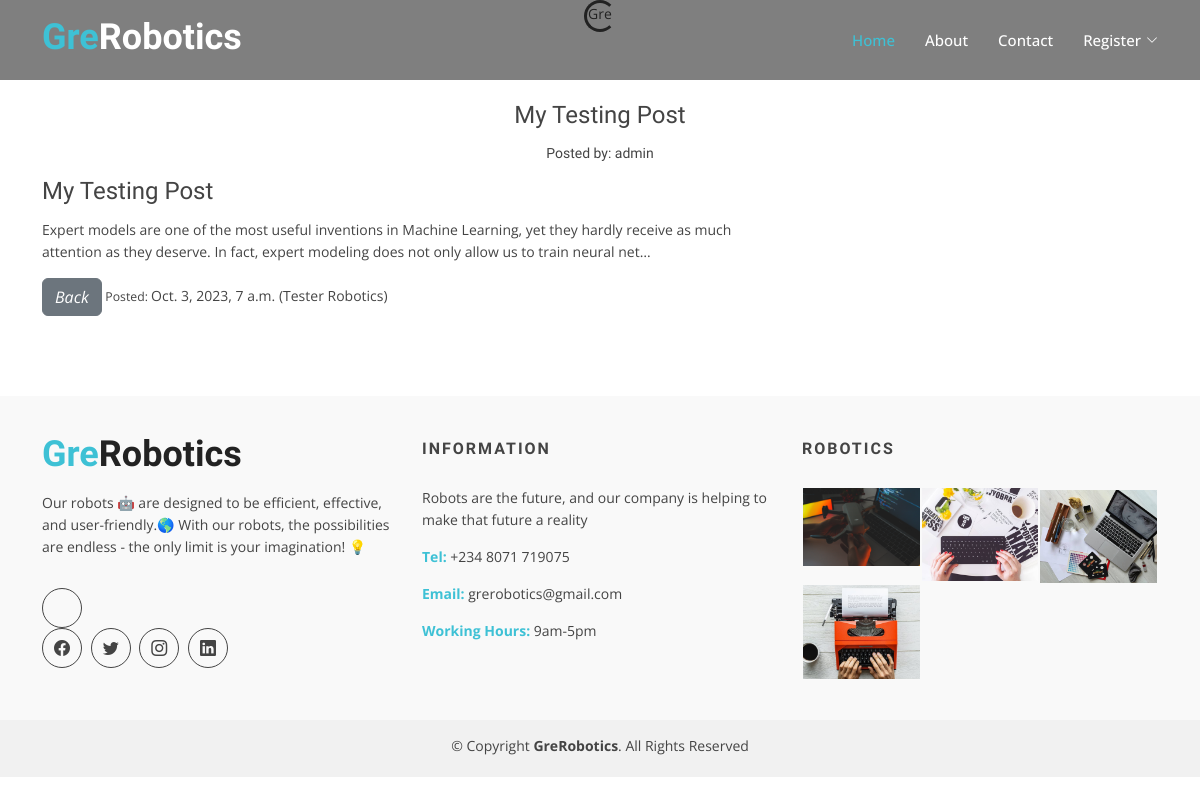
The app's page /article/9/ with its own data.
### robotics/models.py (models this page shows, shortened)
class GreRoboticsModel (models.Model):
    title = models.CharField (max_length=500)
    content = models.TextField ()
    slug = models.SlugField (max_length=200)
    img = models.ImageField ( upload_to= 'image/')
    publish_date = models.DateTimeField (auto_now_add= True)
    author = models.ForeignKey(User, on_delete=models.CASCADE)
    category = models.CharField (max_length=255, default='coding')
    class Meta:
        ordering =['-publish_date']

### robotics/views.py (the view, shortened to what this page needs)
# urls.py: path('article/<int:pk>/', ArticleDetailView.as_view(), name='detail'),
class ArticleDetailView (DetailView):
    model = GreRoboticsModel
    template_name = 'robotics/detail.html'

### templates/robotics/detail.html (shortened to what this page needs)
{% extends 'base.html' %}
{% load static %}
{% block content %}
<div class="text-center">
  <div class="spinner-border" role="status">
    <span class="sr-only">Gre</span>
  </div>
</div>
<main id="main">
  <div id="blog" class="blog-area">
   <div class="blog-inner area-padding">
     <div class="container ">
       <div class="row">
         <div class="col-md-12 col-sm-12 col-xs-12">
           <div class="section-headline text-center">
             <h4>{{ object.title }}</h4>
             <h6> <small>Posted by: {{object.author}}</small></h6>
           </div>
         </div>
       </div>
       <div class="row">
        <div class="col-md-8 col-sm-8 col-xs-12">
          <div class="single-blog">
            <div class="blog-text">
              <h4>{{ object.title }}</a></h4>
              <p>{{ object.content|truncatechars:9000 }}</p>
            </div>
            <span>
              <a href="{% url 'home' %}" class="btn btn-secondary"><i class="fa fa-angle-left">Back</i></a> <small>Posted: </small> {{ object.publish_date }} ({{object.category}})
            </span>
          </div>
        </div>
      </div>
    </div>
  </div>
</div>
  {% endblock %}

### static/css/style.css (style rules this page uses)
html, body { height: 100%; }
p { margin: 0 0 15px; color: #444; }
h1, h2, h3, h4, h5, h6 { font-family: "Raleway", sans-serif; margin: 0 0 15px; color: #444; font-weight: 500; }
h4 { font-size: 24px; line-height: 26px; }
h6 { font-size: 16px; line-height: 20px; }
a { transition: all 0.3s ease 0s; text-decoration: none; }
body { background: #fff none repeat scroll 0 0; color: #444; font-family: "Open Sans", sans-serif; font-size: 14px; text-align: left; overflow-x: hidden; line-height: 22px; }
.area-padding { padding: 70px 0px 80px; }
.blog-area { height: auto; width: 100%; }
.blog-text h4 { color: #444; margin-bottom: 15px; }

### records on screen
GreRoboticsModel: title "My Testing Post", author "admin", content "Expert models are one of the most useful inventions in Machine Learning, yet they hardly receive as much attention as they deserve. In fact, expert modeling does not only allow us to train neural net…", publish_date "Oct. 3, 2023, 7 a.m.", category "Tester Robotics"
